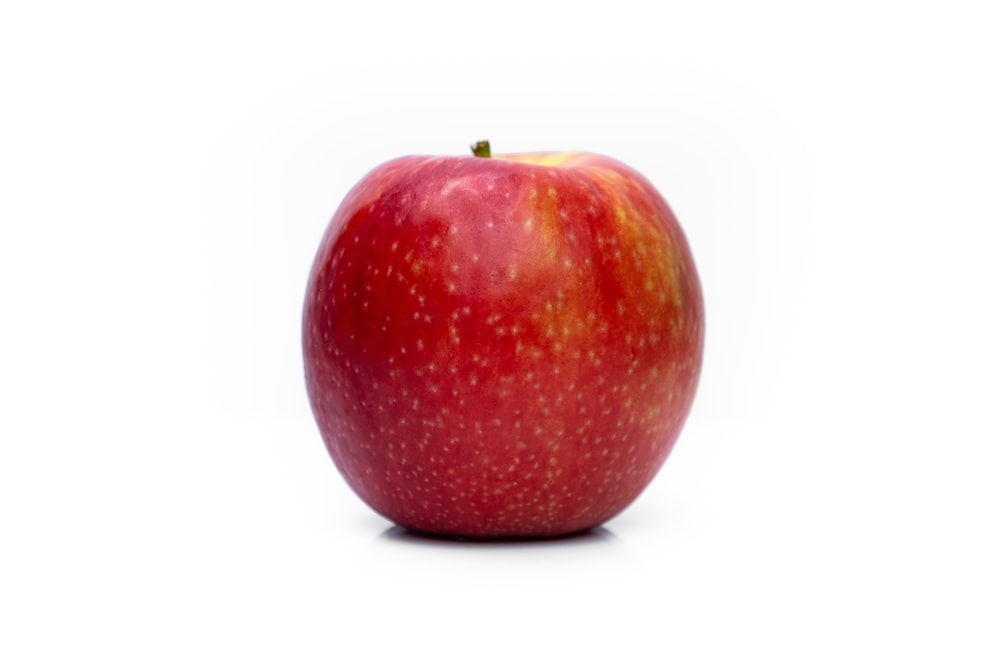
#> input picture AvB/A/img001.jpg, 1000 x 667 px; its folder holds only this picture in this run
$ python AB05A2.py
#> lines starting #> are read from the running program, lines starting #| are printed output that depends on the picture; after the words box and inside, x2 and y2 are one past the last pixel; in counts of white or black regions, pixels touching at a corner belong together
import os
import cv2 as cv2
import math
import numpy as np
import matplotlib.pyplot as plt
import pandas as pd

directory = 'AvB/A'

included_extensions = ['jpg','jpeg','JPG']
fileNames = [fn for fn in os.listdir(directory)
              if any(fn.endswith(ext) for ext in included_extensions)]

x_valuesA = []
y_valuesA = []

for imgFile in fileNames:
    filePath = os.path.join(directory, imgFile)
    # print(f"processing {imgFile} ...")
    imgCol = cv2.cvtColor(cv2.imread(filePath), cv2.COLOR_BGR2RGB)

    # Bild verkleinern
    sy, sx = imgCol.shape[:2]
#> sy = 667; sx = 1000
    scaling_factor = 0.25
    syNew = int(sy * scaling_factor)
#> syNew = 166
    sxNew = int(sx * scaling_factor)
#> sxNew = 250
    imgCol = cv2.resize(imgCol, (sxNew, syNew))
#> imgCol: shape (166, 250, 3)

    # in HSV umwandeln und auf Basis des Sättigung schwellwerten
    imgHsv = cv2.cvtColor(imgCol, cv2.COLOR_RGB2HSV)
#> imgHsv: shape (166, 250, 3); mean H, S, V 23.9, 38.2, 236.7
    h, s, v = cv2.split(imgHsv)
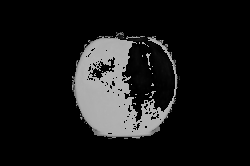
#> h: shape (166, 250); min 0, max 179, mean 23.9
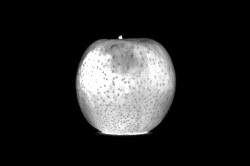
#> s: shape (166, 250); min 0, max 255, mean 38.2
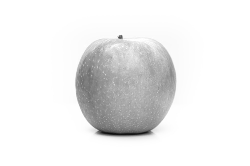
#> v: shape (166, 250); min 13, max 255, mean 236.7
    _, imgBin = cv2.threshold(s, 80, 255, cv2.THRESH_BINARY)
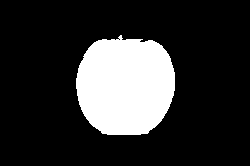
#> imgBin: shape (166, 250); 19.3% white; 1 white region, box (x1, y1, x2, y2) and area: (76, 35, 175, 135) 8005

    # Rauschen durch morphologische Operatoren reduzieren
    kernel = np.ones((3, 3), np.uint8)
    imgBin = cv2.erode(imgBin, kernel, iterations=1)
#> imgBin: shape (166, 250); 18.3% white; 2 white regions (1 under 20 px), largest, box (x1, y1, x2, y2) and area: (77, 40, 174, 134) 7589
    imgBin = cv2.erode(imgBin, kernel, iterations=1)
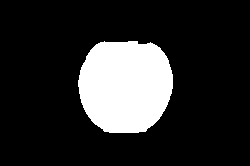
#> imgBin: shape (166, 250); 17.4% white; 1 white region, box (x1, y1, x2, y2) and area: (78, 41, 173, 133) 7202
    imgBin = cv2.dilate(imgBin, kernel, iterations=1)
#> imgBin: shape (166, 250); 18.3% white; 1 white region, box (x1, y1, x2, y2) and area: (77, 40, 174, 134) 7586
    imgBin = cv2.erode(imgBin, kernel, iterations=1)
    imgBin = cv2.erode(imgBin, kernel, iterations=1)
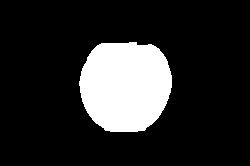
#> imgBin: shape (166, 250); 16.5% white; 1 white region, box (x1, y1, x2, y2) and area: (79, 42, 172, 132) 6828
    imgBin = cv2.dilate(imgBin, kernel, iterations=1)
#> imgBin: shape (166, 250); 17.3% white; 1 white region

    # plt.imshow(imgBin, cmap="gray")
    # plt.show()

    # Hier stellen wir sicher, dass es weniger Vordergrund- (weiße) als Hintergrund-Pixel (schwarze) gibt
    cntForegroundPixel = cv2.countNonZero(imgBin)
#> cntForegroundPixel = 7200
    cntBackgroundPixel = imgBin.size - cntForegroundPixel
#> cntBackgroundPixel = 34300
    if cntBackgroundPixel < cntForegroundPixel:
        imgBin = cv2.bitwise_not(imgBin)

    # Konturen berechnen...
    contours, _ = cv2.findContours(imgBin, cv2.RETR_EXTERNAL, cv2.CHAIN_APPROX_SIMPLE)
#> contours = 1 contour; box (x1, y1, x2, y2) and area: (78, 41, 173, 133) 7058

    # ... und längste davon bestimmen
    longestContour = None
    longestContourPerimeter = -1
    longestContourArea = -1

    for contour in contours:
        perimeter = cv2.arcLength(contour, closed=True)

        if perimeter > longestContourPerimeter:
            longestContour = contour
            longestContourPerimeter = perimeter
            longestContourArea = cv2.contourArea(contour)
#> this loop made 1 pass
#> (perimeter, longestContourPerimeter, longestContourArea) on pass 1: (319.3, 319.3, 7058)
#> after the loop, longestContour = contour of 119 points, box (x1, y1, x2, y2) (78, 41, 173, 133), area 7058; longestContourArea = 7058; longestContourPerimeter = 319.3

    cv2.drawContours(imgCol, [longestContour], -1, (0,255,255), 4)

    approxContour = cv2.approxPolyDP(longestContour, 0.005 * longestContourPerimeter, True)
#> approxContour = contour of 15 points, box (x1, y1, x2, y2) (78, 41, 173, 132), area 6984
    cv2.drawContours(imgCol, [approxContour], -1, (255,0,255), 4)
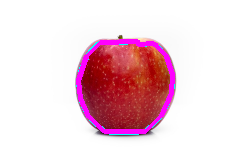
#> imgCol: shape (166, 250, 3); mean R, G, B 239.5, 211.3, 220.4

    # plt.imshow(imgCol, cmap="gray")
    # plt.show()
    all_circularity = []
    # Merkmal berechnen: Rundheit
    pCorr = 0.95 * longestContourPerimeter
#> pCorr = 303.3
    circularity = 4 * math.pi * longestContourArea / pCorr**2
#> circularity = 0.964

    x_valuesA.append(circularity)

    # Merkmal berechnen: Durchschnittlicher H-Wert
    mask = np.zeros_like(h)
    cv2.drawContours(mask, [longestContour], -1, 255, thickness=cv2.FILLED)
    pixelsInside_h = h[mask == 255]
#> pixelsInside_h = 7200 values, max 179 at index 42, min 0 at index 5, mean 105.9
    meanH = np.mean(pixelsInside_h)
#> meanH = 105.9

    y_valuesA.append(meanH)

    # [6 lines of commented-out code are left out]


directory = 'AvB/B'

included_extensions = ['jpg','jpeg','JPG']
#> (the run stopped early here; a loop or call above may not have finished)

$ run again, on AvB/A/img006.jpg
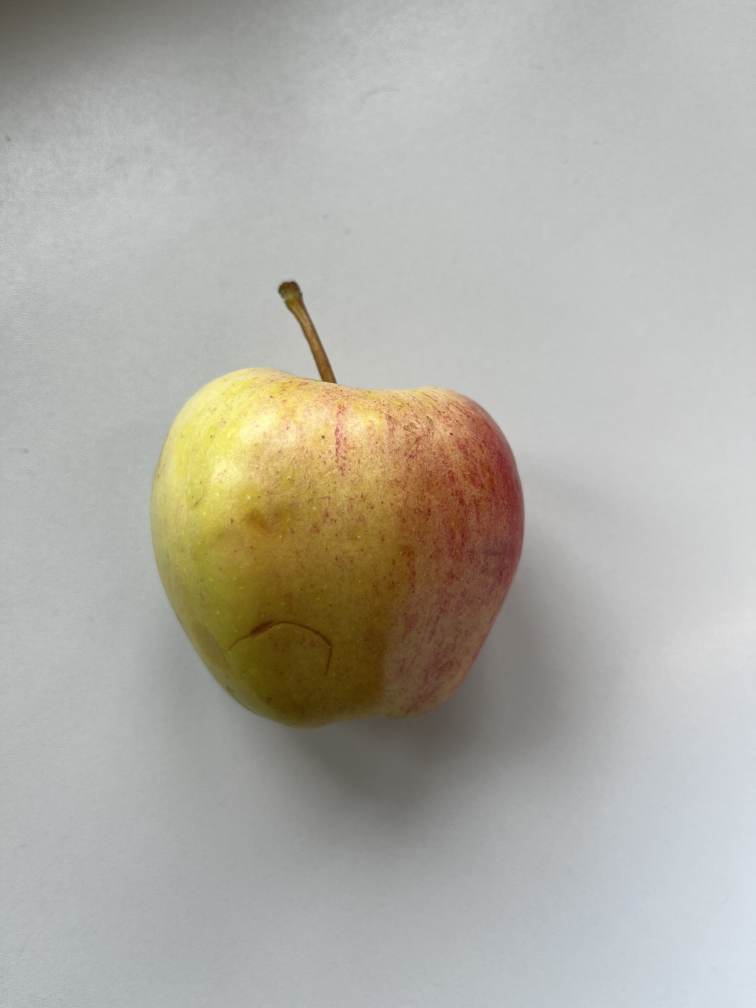
#> input picture AvB/A/img006.jpg, 3024 x 4032 px (shown at 1/4 size)
#> imgHsv: shape (1008, 756, 3); mean H, S, V 60, 27.6, 178
#> `imgBin = cv2.erode(imgBin, kernel, iterations=1)`:
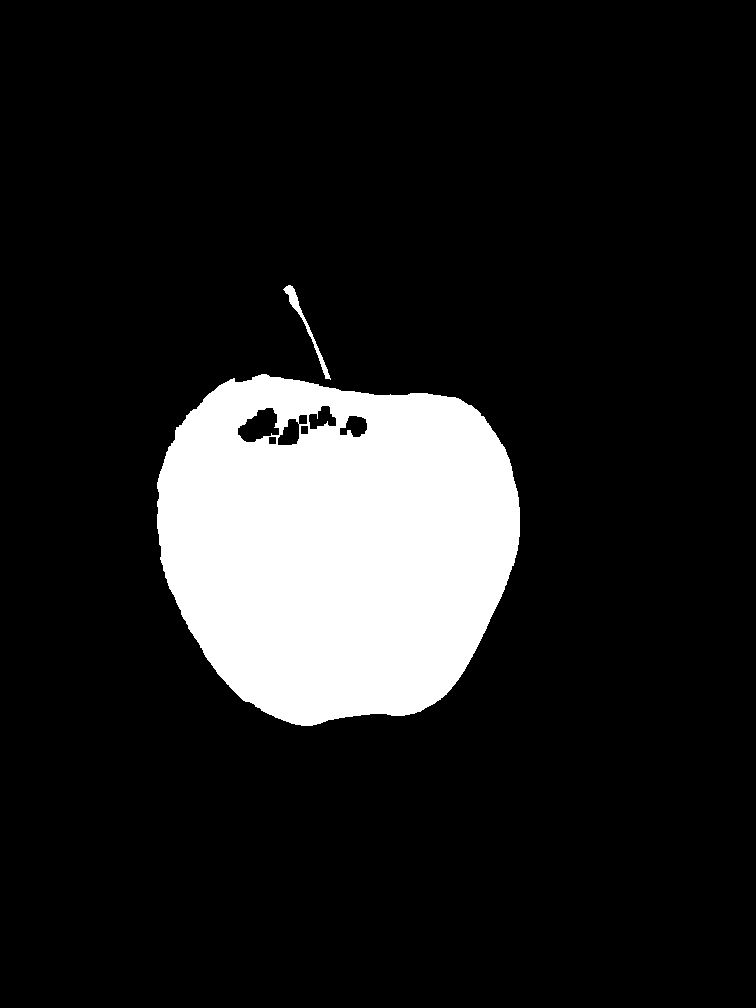
#> imgBin: shape (1008, 756); 13.1% white; 2 white regions, box (x1, y1, x2, y2) and area: (157, 374, 520, 726) 99166, (283, 285, 331, 380) 498
#> cntForegroundPixel = 101958
#> cntBackgroundPixel = 660090
#> contours = 2 contours; box (x1, y1, x2, y2) and area: (156, 373, 521, 727) 102305, (282, 284, 332, 381) 684
#> the loop `for contour in contours:` made 2 passes
#> (perimeter, longestContourPerimeter, longestContourArea) on pass 1: (1247.9, 1247.9, 102305)
#> after the loop `for contour in contours:`: longestContour = contour of 527 points, box (x1, y1, x2, y2) (156, 373, 521, 727), area 102305; longestContourArea = 102305; longestContourPerimeter = 1247.9
#> approxContour = contour of 16 points, box (x1, y1, x2, y2) (156, 373, 520, 726), area 101418
#> pCorr = 1185.5
#> circularity = 0.915
#> `cv2.drawContours(mask, [longestContour], -1, 255, thickness=cv2.FILLED)`:
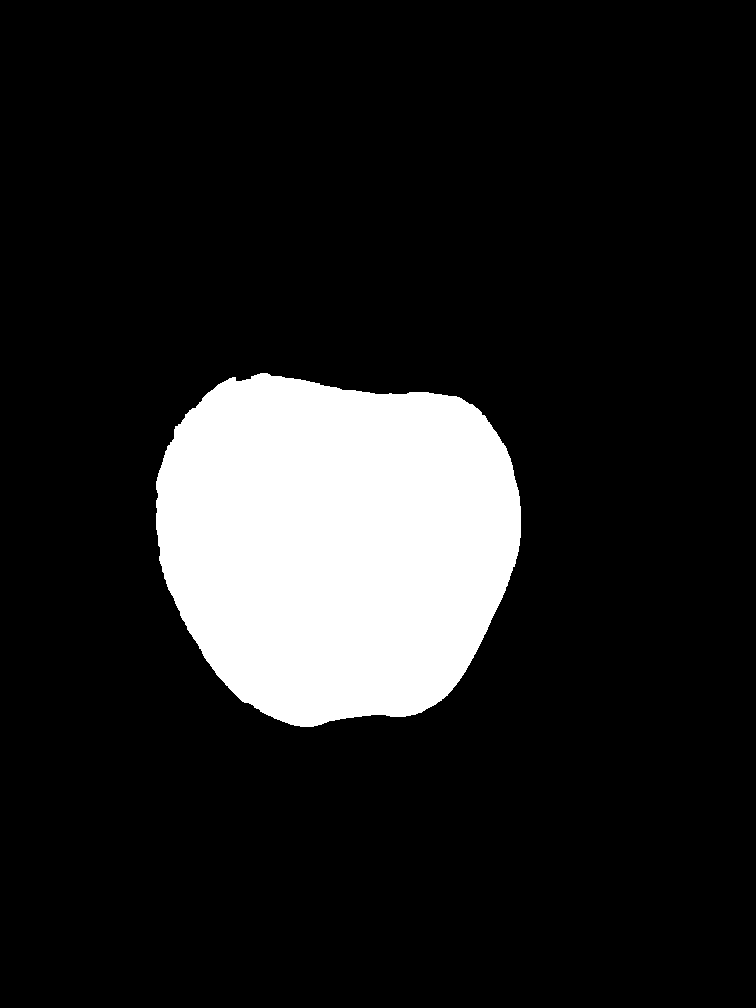
#> mask: shape (1008, 756); 13.5% white; 1 white region, box (x1, y1, x2, y2) and area: (156, 373, 521, 727) 102855
#> meanH = 18.58

$ run again, on AvB/A/img007.jpg
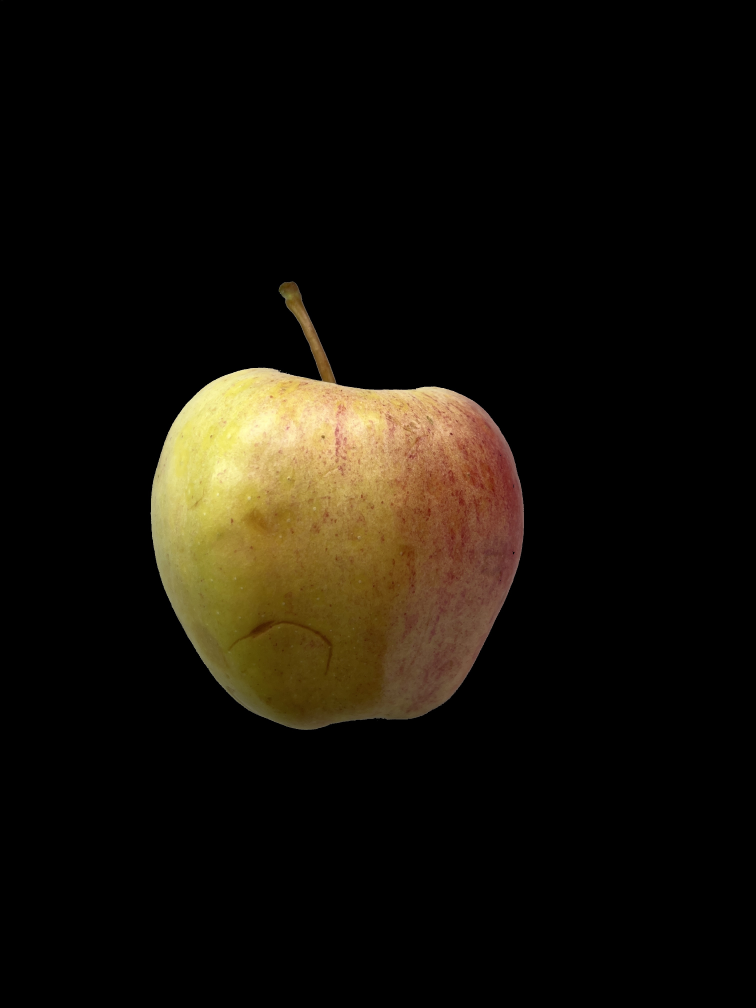
#> input picture AvB/A/img007.jpg, 3024 x 4032 px (shown at 1/4 size)
#> imgHsv: shape (1008, 756, 3); mean H, S, V 2.9, 23, 21.7
#> `imgBin = cv2.erode(imgBin, kernel, iterations=1)`:
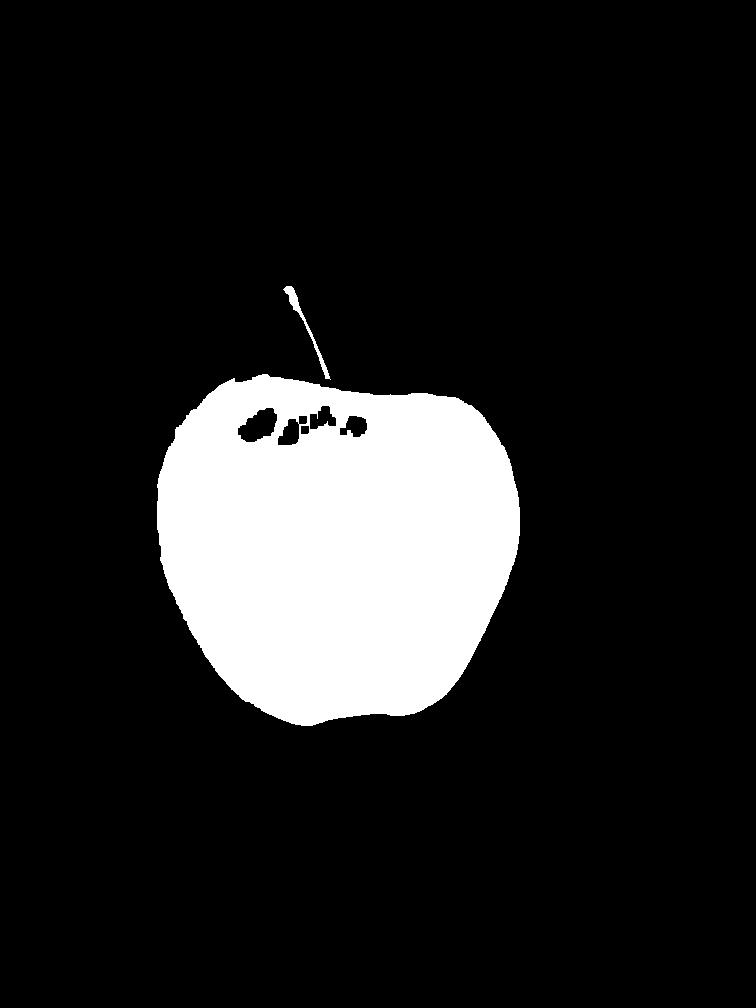
#> imgBin: shape (1008, 756); 13.1% white; 2 white regions, box (x1, y1, x2, y2) and area: (157, 374, 520, 726) 99221, (283, 286, 331, 380) 474
#> cntForegroundPixel = 101943
#> cntBackgroundPixel = 660105
#> contours = 2 contours; box (x1, y1, x2, y2) and area: (156, 373, 521, 727) 102262, (282, 285, 332, 381) 658
#> the loop `for contour in contours:` made 2 passes
#> (perimeter, longestContourPerimeter, longestContourArea) on pass 1: (1248.6, 1248.6, 102262)
#> after the loop `for contour in contours:`: longestContour = contour of 528 points, box (x1, y1, x2, y2) (156, 373, 521, 727), area 102262; longestContourArea = 102262; longestContourPerimeter = 1248.6
#> approxContour = contour of 16 points, box (x1, y1, x2, y2) (156, 373, 520, 726), area 101400
#> pCorr = 1186.2
#> circularity = 0.913
#> `cv2.drawContours(mask, [longestContour], -1, 255, thickness=cv2.FILLED)`:
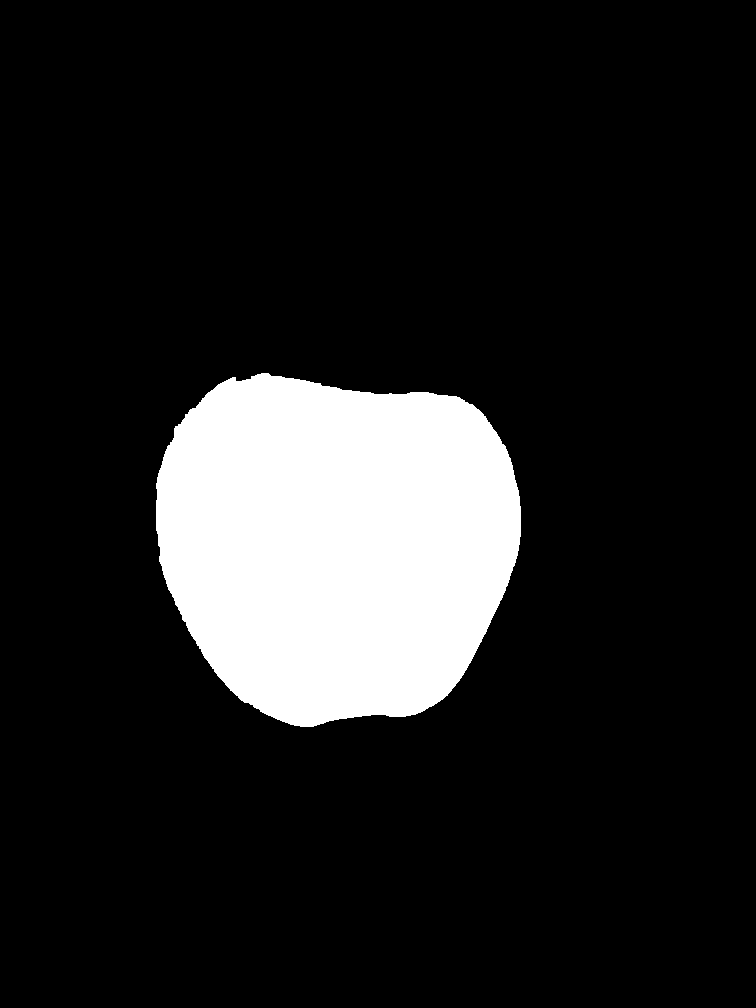
#> mask: shape (1008, 756); 13.5% white; 1 white region, box (x1, y1, x2, y2) and area: (156, 373, 521, 727) 102814
#> meanH = 18.61

$ run again, on AvB/A/img002.jpg
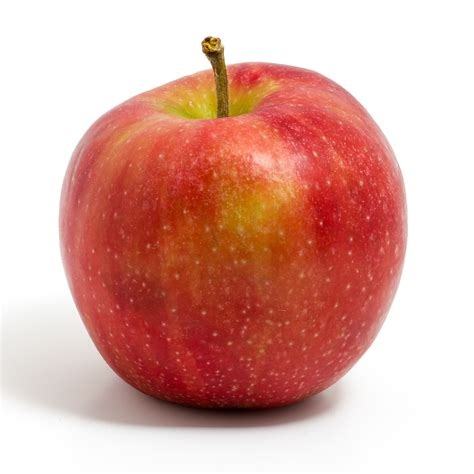
#> input picture AvB/A/img002.jpg, 474 x 474 px
#> imgHsv: shape (118, 118, 3); mean H, S, V 13, 82.5, 220.3
#> cntForegroundPixel = 5298
#> cntBackgroundPixel = 8626
#> contours = 1 contour; box (x1, y1, x2, y2) and area: (18, 18, 98, 104) 5219
#> the loop `for contour in contours:` made 1 pass
#> (perimeter, longestContourPerimeter, longestContourArea) on pass 1: (275.3, 275.3, 5219)
#> after the loop `for contour in contours:`: longestContour = contour of 133 points, box (x1, y1, x2, y2) (18, 18, 98, 104), area 5219; longestContourArea = 5219; longestContourPerimeter = 275.3
#> approxContour = contour of 17 points, box (x1, y1, x2, y2) (18, 18, 98, 104), area 5248
#> pCorr = 261.5
#> circularity = 0.959
#> `cv2.drawContours(mask, [longestContour], -1, 255, thickness=cv2.FILLED)`:
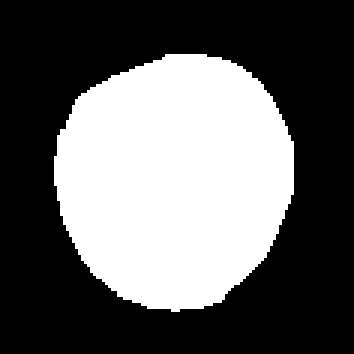
#> mask: shape (118, 118) (shown 3 times larger); 38.3% white; 1 white region, box (x1, y1, x2, y2) and area: (18, 18, 98, 104) 5339
#> pixelsInside_h = 5339 values, max 179 at index 9, min 0 at index 4, mean 18.26
#> meanH = 18.26
